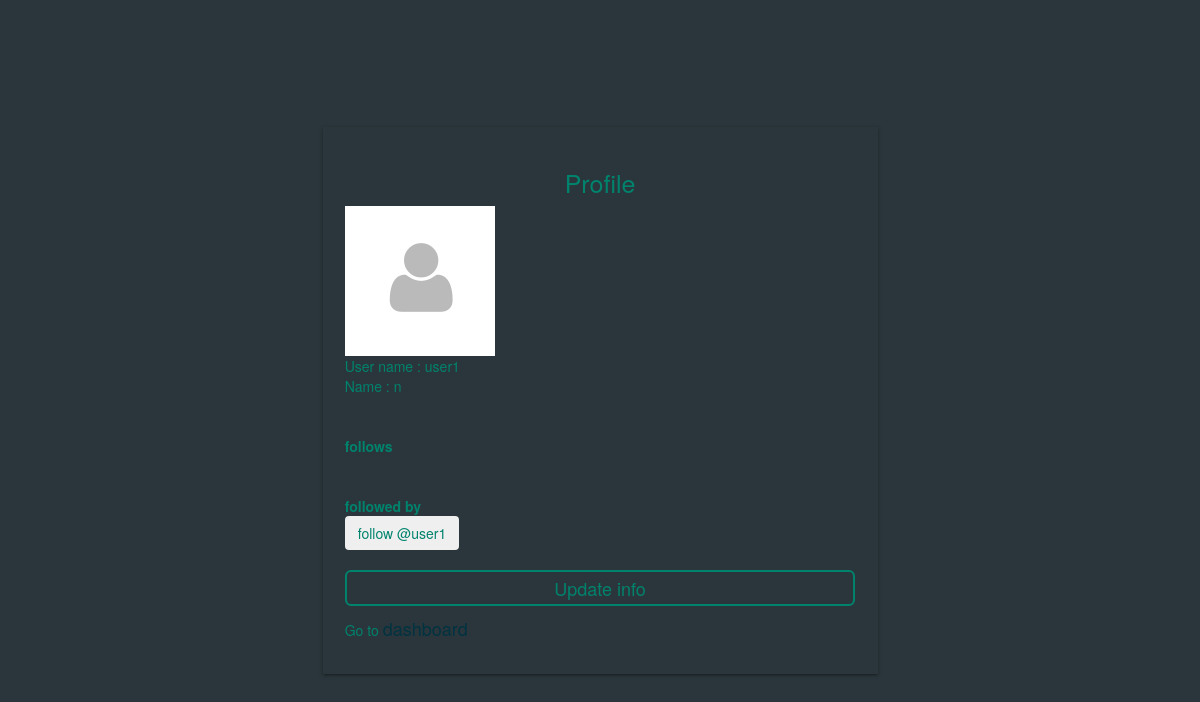
The page /accounts/profile/2 (signed in) on the database its author committed.
### accounts/models.py (models this page shows, shortened)
class Profile(models.Model):
    user = models.OneToOneField(User , null=True , on_delete=models.CASCADE)
    name = models.CharField(max_length = 100)
    phone = models.CharField(max_length = 20,null = True )
    profile_image = models.ImageField(upload_to='profiles',default='default.png',blank=True,null=True,help_text='upload image size less than 2.0MB')#work on path username-date/image
    date_created = models.DateTimeField(auto_now_add =True, null = True)
    date_modified = models.DateTimeField(User , auto_now=True)
    follows = models.ManyToManyField("self",
                                     related_name="followed_by", # who follow you
                                     symmetrical=False,
                                     blank=True)

### accounts/views.py (the view)
# urls.py: path('profile/<int:pk>', views.profile, name = "profile"),
def profile(request,pk):
	if request.user.is_authenticated:
		profile = Profile.objects.get(user_id=pk)
		return render(request,"accounts/profile2.html", {"profile":profile})
	else :
		messages.error(request,'you must be login ',extra_tags = 'alert alert-warning alert-dismissible show')
		return redirect('accounts:login')

### templates/accounts/profile2.html (shortened to what this page needs)
{% load static %}
{% load crispy_forms_tags %}
<!doctype html>
<html lang="en">
<head>
    <link href="{% static 'css/bootstrap.min.css' %}" rel="stylesheet" />
    <link href="http://maxcdn.bootstrapcdn.com/font-awesome/4.2.0/css/font-awesome.min.css" rel="stylesheet">
    <link href="{% static 'css/forms_styles.css' %}" rel="stylesheet" />
</head>
<body>
<section class="parent-wrap">
  <section class="sub-parent-wrap">
    <section class="container">
      <section class="row">
        <section class="col col-sm-12">
        </section>
      </section>
          <section class="row">
             <div class="col-lg-6 col-lg-offset-3">
                <div class="wrapper-form-index-page shadow">
                    <div class="row text-center">
                        <h3 class="title-h3"> Profile</h3>
                    </div>
                    {% if profile.profile_image %}
                      <img src="{{profile.profile_image.url}}"> <br/>
                    {% endif %}
                    {% if profile %}
                        User name : {{profile.user.username}} <br/>
                        Name : {{profile.name}} <br/>
                        <br/>
                        <br/>
                        <strong> follows</strong> <br/>
                        <br/><br/>
                        <strong> followed by</strong> <br/>
                    {% endif %}
                    <form method=POST>
                        {% if profile in user.profile.follows.all%}
                            <button class="btn btn-outline-danger" name ="follow"
                            value = "unfollow" type = "submit">
                                Unfollow @{{profile.user.username |lower}}
                            </button>
                        {% else %}
                        <button class="btn btn-outline-success" name ="follow"
                        value = "follow" type = "submit">
                            follow @{{profile.user.username |lower}}
                        </button>
                        {% endif %}
                    </form>
                    <br/>
                    <form action="" method="POST" enctype="multipart/form-data">
                        <button  type="submit" class="btn btn-primary btn-lg btn-block btn-custom">Update info</button>
                     </form>
                     <section class="container" style="margin-top: 1rem;">
                       <div class="row">
                         <p> Go to <a href="{% url 'dashboard:dashboard' %}" style="color:#003342; font-size: 18px;">dashboard</a></p>
                       </div>
                     </section>
                </div>
             </div>
          </section>
    </section>
  </section>
</section>
</body>
</html>

### templates/accounts/profile2.html (style rules this page uses)
html,body { overflow: hidden; height: 100%; background: #2A363B; color: #00836d; }
.shadow { -webkit-box-shadow: 0 2px 2px 0 rgba(0,0,0,0.14), 0 3px 1px -2px rgba(0,0,0,0.12), 0 1px 5px 0 rgba(0,0,0,0.2); box-shadow: 0 2px 2px 0 rgba(0,0,0,0.14), 0 3px 1px -2px rgba(0,0,0,0.12), 0 1px 5px 0 rgba(0,0,0,0.2); }
.wrapper-form-index-page { padding: 4%; }
.parent-wrap { display: table; width: 100%; height: 100%; }
.sub-parent-wrap { display:table-cell; vertical-align:middle; padding:15px; }
.btn-custom { padding: 4px 16px !important; background: transparent !important; color: #00836d !important; border: 2px solid #00836d !important; transition: all 400ms ease; }
h3 { font-weight: 100 !important; font-size: 25px; }

### rows shown on the page
Profile: profile_image (placeholder picture), user.username "user1", name "n"
